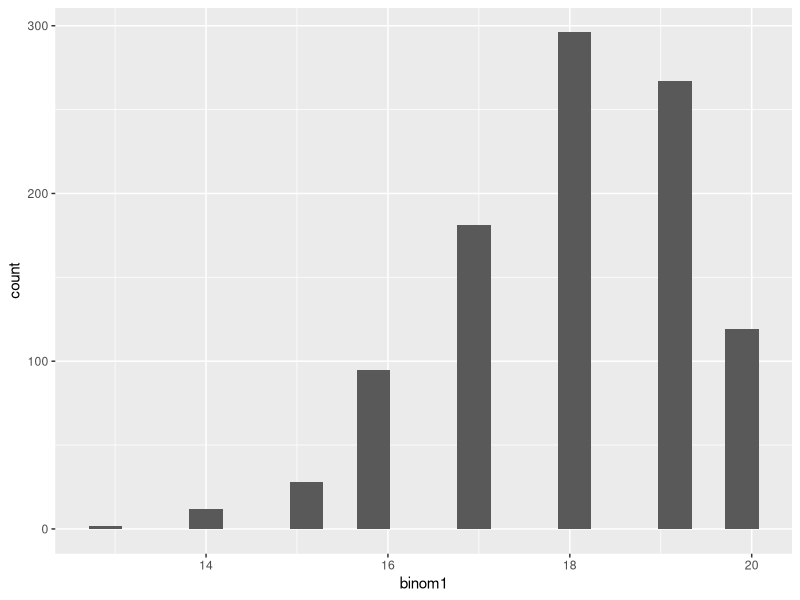
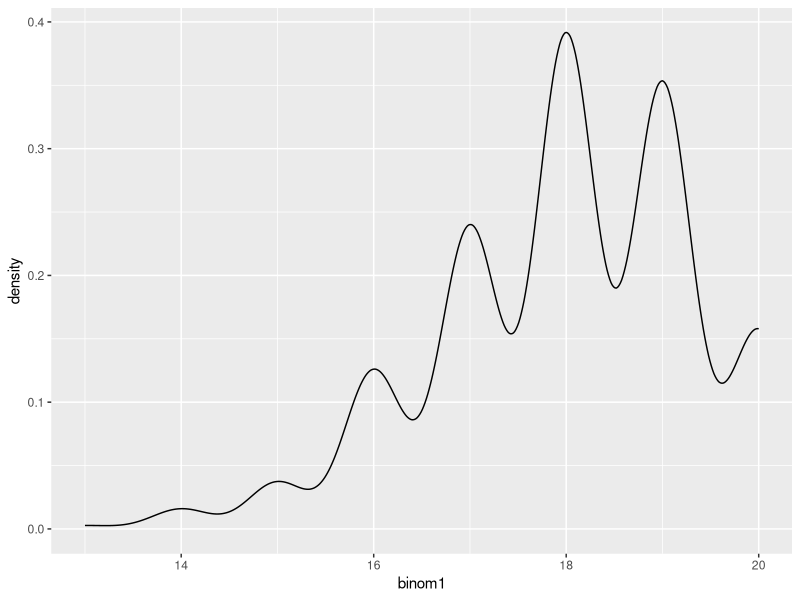
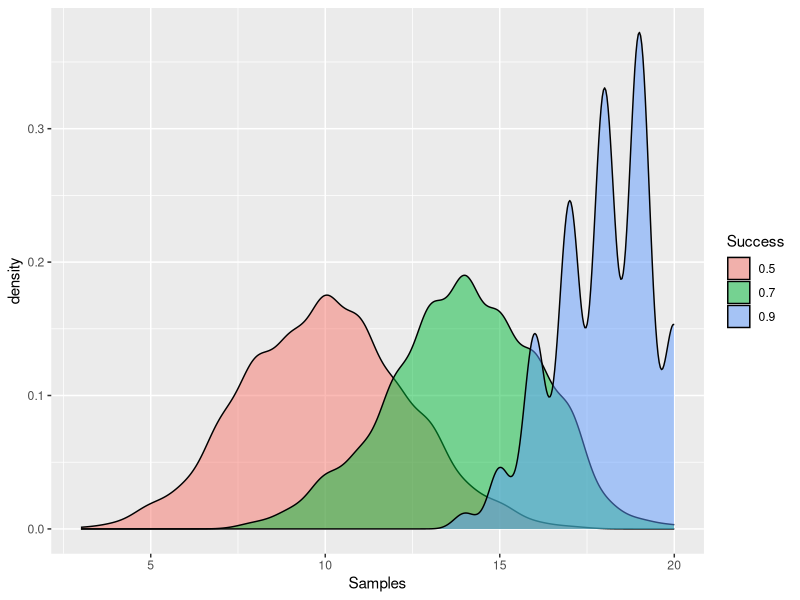
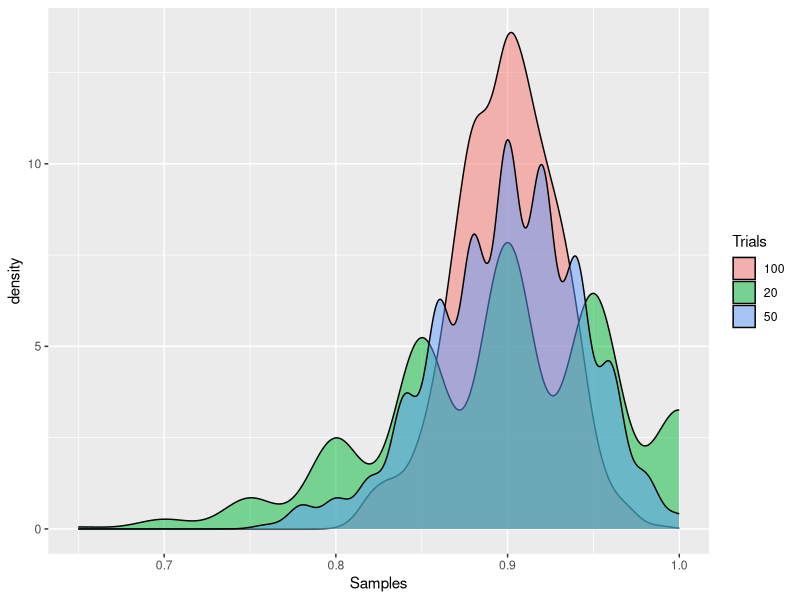
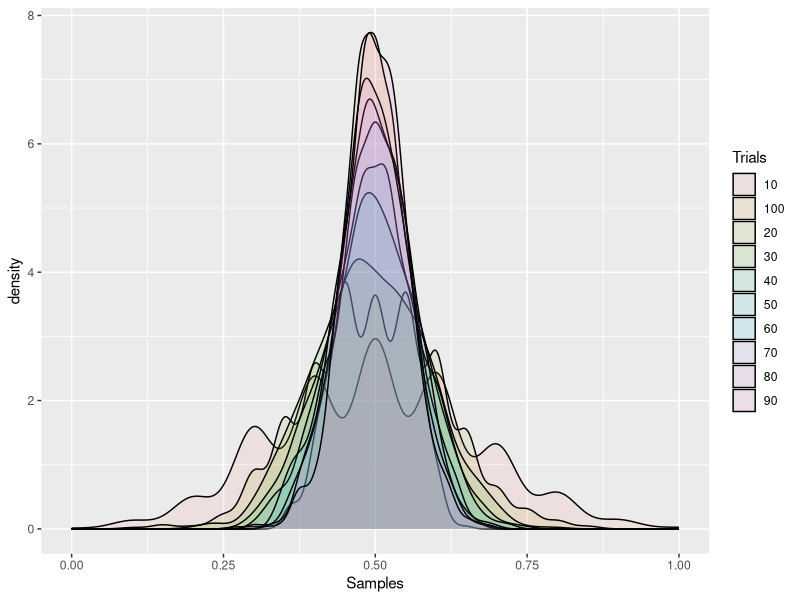
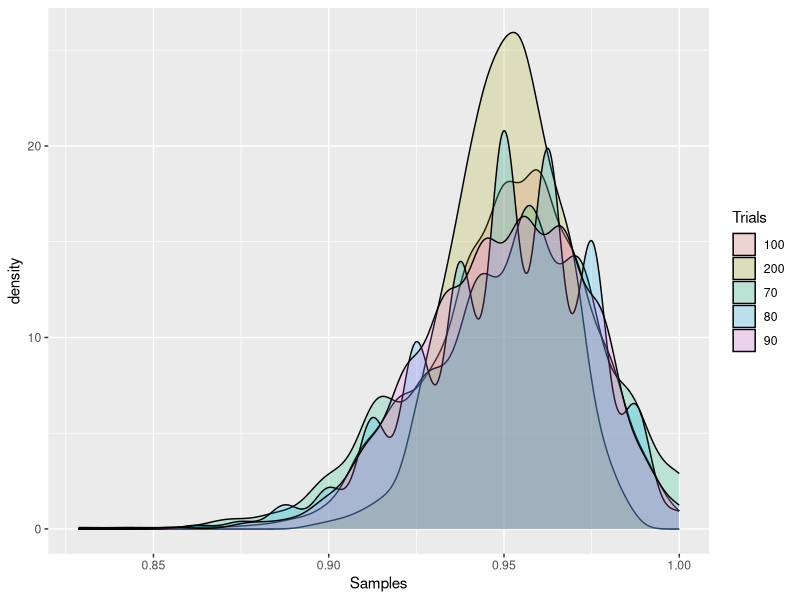
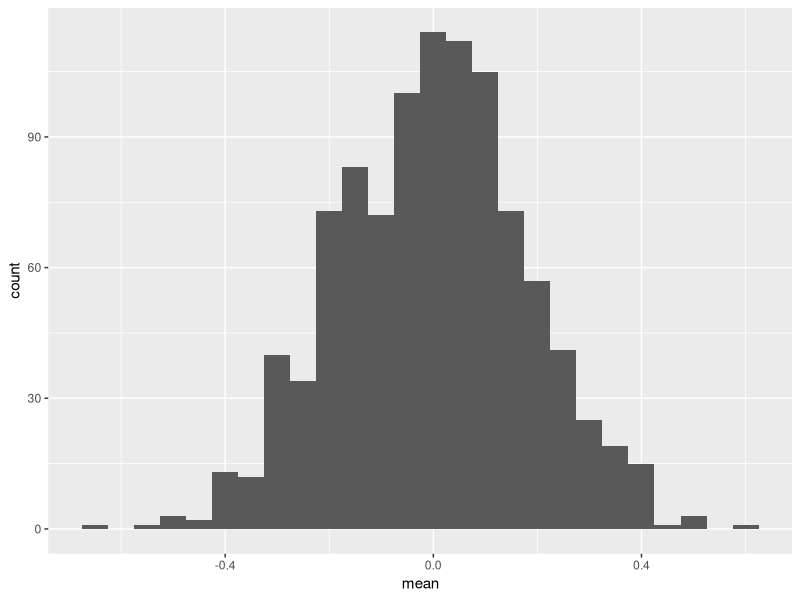
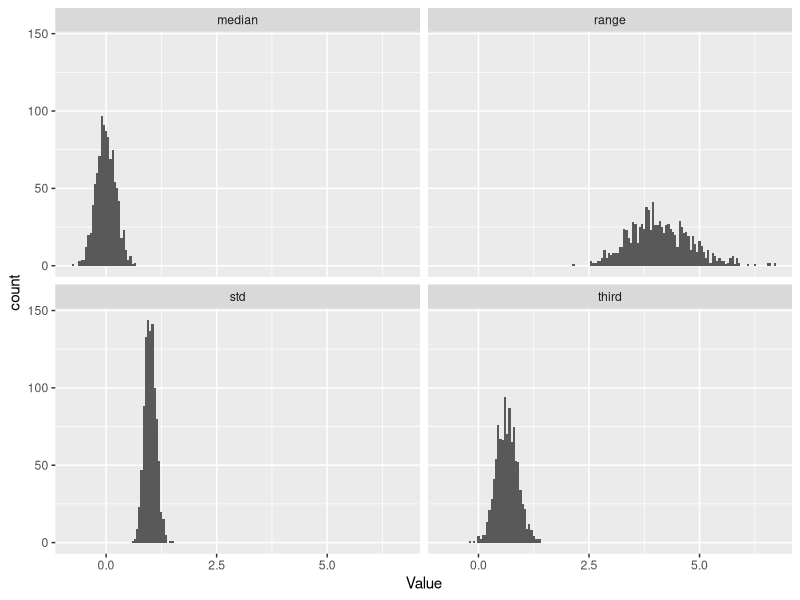

Recreate these plots in R, in order.
## ---- chunk 1
knitr::opts_chunk$set(echo = TRUE, eval = TRUE)
library(tidyverse)
## ---- chunk 2
binom_samples <- data.frame(
  binom1 = rbinom(1000, size = 20, prob = .9)
)
## ---- chunk 3
ggplot(binom_samples, aes(x=binom1)) + geom_histogram(bins=20)
## ---- chunk 4
ggplot(binom_samples, aes(x=binom1)) + geom_density()
## ---- chunk 5
probs = c(.9, .7, .5)
three_binoms <- map_dfc(probs, ~rbinom(1000, size = 20, prob = .x))
names(three_binoms) <- as.character(probs)  
three_binoms <- three_binoms %>%
  gather(key = "Success", value = "Samples")

ggplot(three_binoms, aes(x=Samples, fill=Success)) + geom_density(alpha=0.5)
## ---- chunk 6
trials = c(20, 50, 100)
three_trials <- map_dfc(trials, ~rbinom(1000, size = .x, prob = .9))
names(three_trials) <- as.character(trials)
three_trials <- three_trials %>%
  gather(key = "Trials", value = "Samples") %>%
  mutate(
    Samples = Samples/strtoi(Trials)
  )

ggplot(three_trials, aes(x=Samples, fill=Trials)) + geom_density(alpha=0.5)
## ---- chunk 7
gen_binom <- function(trials, prob_success) {
  trials_df <- map_dfc(trials, ~rbinom(1000, size = .x, prob = prob_success))
  names(trials_df) <- as.character(trials)
  trials_df <- trials_df %>%
    gather(key = "Trials", value = "Samples") %>%
    mutate(
      Samples = Samples/strtoi(Trials)
    )
  
  ggplot(trials_df, aes(x=Samples, fill=Trials)) + geom_density(alpha=1/length(trials))
}
## ---- chunk 8
gen_binom(c(10,20,30,40,50,60,70,80,90,100), .5)
## ---- chunk 9
gen_binom(c(70,80,90,100, 200), .95)
## ---- chunk 10
samples = replicate(1000, rnorm(30, mean = 0, sd = 1), simplify = FALSE)

my_stats <- data.frame(
  mean = map_dbl(samples, mean),
  median = map_dbl(samples, median),
  std = map_dbl(samples, sd),
  range = map_dbl(samples, ~max(.x) - min(.x)),
  third = map_dbl(samples, ~quantile(.x, .75))
)
## ---- chunk 11
ggplot(my_stats, aes(x=mean)) + geom_histogram(binwidth = .05)
## ---- chunk 12
my_stats %>%
  gather(key = "Stat", value = "Value") %>%
  filter(Stat != "mean") %>%
  ggplot(aes(x=Value)) + geom_histogram(binwidth = .05) + facet_wrap(~Stat)
## ---- chunk 13
unif_samples = replicate(1000, runif(30, min = 10, max = 90), simplify = FALSE)

unif_stats <- data.frame(
  mean = map_dbl(unif_samples, mean),
  median = map_dbl(unif_samples, median),
  std = map_dbl(unif_samples, sd),
  range = map_dbl(unif_samples, ~max(.x) - min(.x)),
  third = map_dbl(unif_samples, ~quantile(.x, .75))
)
## ---- chunk 14
unif_stats %>%
  gather(key = "Stat", value = "Value") %>%
  ggplot(aes(x=Value)) + geom_histogram(binwidth = 1) + facet_wrap(~Stat)
